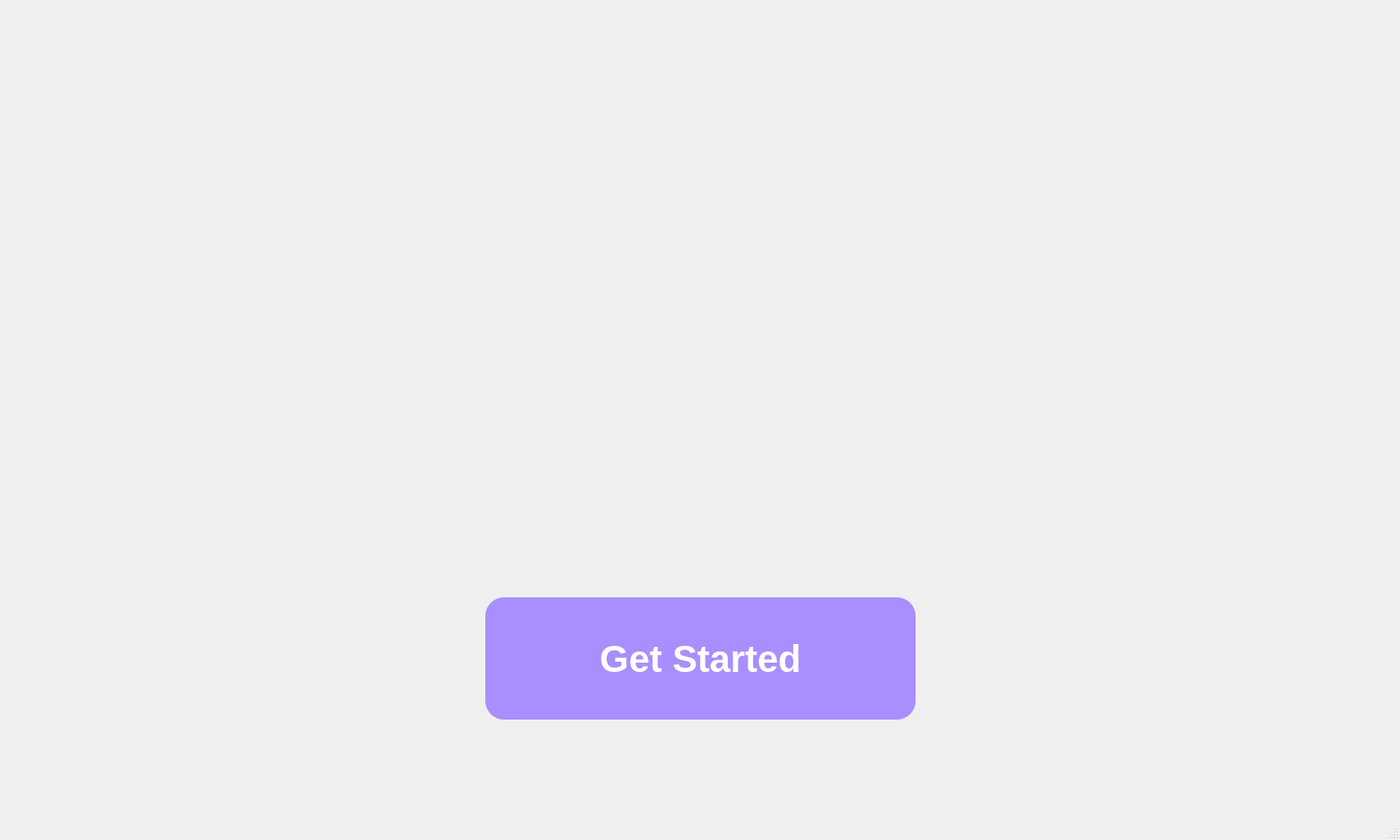
<?xml version="1.0" encoding="UTF-8"?>
<ui version="4.0">
 <class>MainWindow</class>
 <widget class="QMainWindow" name="MainWindow">
  <property name="geometry">
   <rect>
    <x>0</x>
    <y>0</y>
    <width>1500</width>
    <height>900</height>
   </rect>
  </property>
  <property name="windowTitle">
   <string>MainWindow</string>
  </property>
  <widget class="QWidget" name="centralwidget">
   <widget class="QStackedWidget" name="stackedWidget1">
    <property name="geometry">
     <rect>
      <x>20</x>
      <y>10</y>
      <width>1491</width>
      <height>801</height>
     </rect>
    </property>
    <widget class="QWidget" name="StartPage">
     <widget class="QPushButton" name="GetStarted">
      <property name="geometry">
       <rect>
        <x>500</x>
        <y>630</y>
        <width>461</width>
        <height>131</height>
       </rect>
      </property>
      <property name="styleSheet">
       <string notr="true">QPushButton {

    background-color: #A98EFF; 
    

    color: white; 
    
    border: none; 
    border-radius: 20px; 
    
   
    padding: 10px 30px; 
    
    font-family: &quot;Segoe UI&quot;, sans-serif; 
    font-size: 40px; 
    font-weight: bold; 
}</string>
      </property>
      <property name="text">
       <string>Get Started</string>
      </property>
     </widget>
    </widget>
   </widget>
  </widget>
  <widget class="QMenuBar" name="menubar">
   <property name="geometry">
    <rect>
     <x>0</x>
     <y>0</y>
     <width>1500</width>
     <height>25</height>
    </rect>
   </property>
  </widget>
  <widget class="QStatusBar" name="statusbar"/>
 </widget>
 <resources/>
 <connections/>
</ui>
